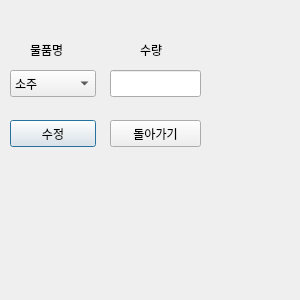
<?xml version="1.0" encoding="UTF-8"?>
<ui version="4.0">
 <class>Dialog</class>
 <widget class="QDialog" name="Dialog">
  <property name="geometry">
   <rect>
    <x>0</x>
    <y>0</y>
    <width>300</width>
    <height>300</height>
   </rect>
  </property>
  <property name="windowTitle">
   <string>Dialog</string>
  </property>
  <widget class="QPushButton" name="pushButton_update">
   <property name="geometry">
    <rect>
     <x>10</x>
     <y>120</y>
     <width>86</width>
     <height>27</height>
    </rect>
   </property>
   <property name="text">
    <string>수정</string>
   </property>
  </widget>
  <widget class="QComboBox" name="comboBox_itemlist">
   <property name="geometry">
    <rect>
     <x>10</x>
     <y>70</y>
     <width>86</width>
     <height>27</height>
    </rect>
   </property>
   <item>
    <property name="text">
     <string>소주</string>
    </property>
   </item>
   <item>
    <property name="text">
     <string>맥주</string>
    </property>
   </item>
   <item>
    <property name="text">
     <string>케첩</string>
    </property>
   </item>
   <item>
    <property name="text">
     <string>마요네즈</string>
    </property>
   </item>
   <item>
    <property name="text">
     <string>과자_주황색</string>
    </property>
   </item>
   <item>
    <property name="text">
     <string>과자_노란색</string>
    </property>
   </item>
   <item>
    <property name="text">
     <string>초밥</string>
    </property>
   </item>
   <item>
    <property name="text">
     <string>피자</string>
    </property>
   </item>
   <item>
    <property name="text">
     <string>후라이팬</string>
    </property>
   </item>
   <item>
    <property name="text">
     <string>냄비</string>
    </property>
   </item>
   <item>
    <property name="text">
     <string>딸기</string>
    </property>
   </item>
   <item>
    <property name="text">
     <string>수박</string>
    </property>
   </item>
   <item>
    <property name="text">
     <string>포도</string>
    </property>
   </item>
   <item>
    <property name="text">
     <string>장식_나무</string>
    </property>
   </item>
   <item>
    <property name="text">
     <string>장식_산타</string>
    </property>
   </item>
   <item>
    <property name="text">
     <string>장식_고리</string>
    </property>
   </item>
   <item>
    <property name="text">
     <string/>
    </property>
   </item>
   <item>
    <property name="text">
     <string/>
    </property>
   </item>
  </widget>
  <widget class="QLineEdit" name="lineEdit_QTY">
   <property name="geometry">
    <rect>
     <x>110</x>
     <y>70</y>
     <width>91</width>
     <height>27</height>
    </rect>
   </property>
  </widget>
  <widget class="QLabel" name="label_itemlist">
   <property name="geometry">
    <rect>
     <x>30</x>
     <y>40</y>
     <width>41</width>
     <height>19</height>
    </rect>
   </property>
   <property name="text">
    <string>물품명</string>
   </property>
  </widget>
  <widget class="QLabel" name="label_QTY">
   <property name="geometry">
    <rect>
     <x>140</x>
     <y>40</y>
     <width>66</width>
     <height>19</height>
    </rect>
   </property>
   <property name="text">
    <string>수량</string>
   </property>
  </widget>
  <widget class="QPushButton" name="pushButton_back">
   <property name="geometry">
    <rect>
     <x>110</x>
     <y>120</y>
     <width>91</width>
     <height>27</height>
    </rect>
   </property>
   <property name="text">
    <string>돌아가기</string>
   </property>
  </widget>
 </widget>
 <resources/>
 <connections/>
</ui>
